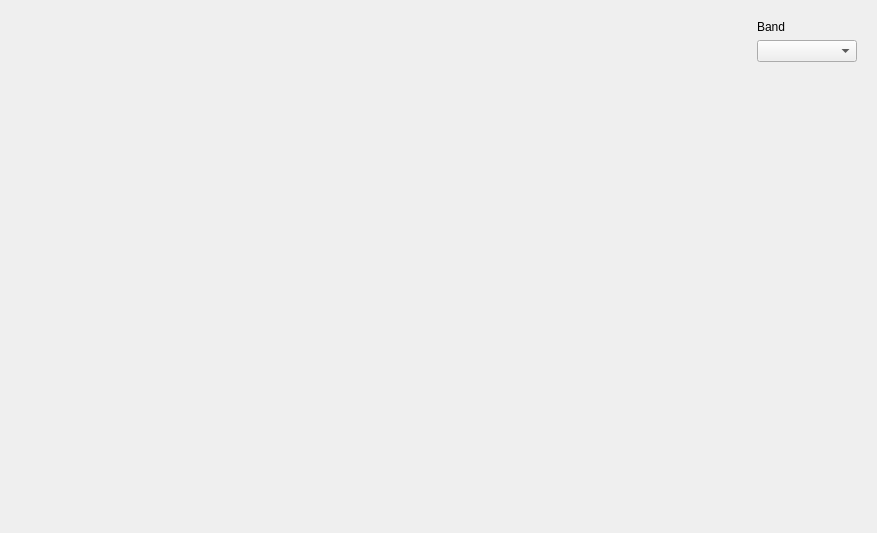
<?xml version="1.0" encoding="UTF-8"?>
<ui version="4.0">
 <class>Form</class>
 <widget class="QWidget" name="Form">
  <property name="geometry">
   <rect>
    <x>0</x>
    <y>0</y>
    <width>877</width>
    <height>533</height>
   </rect>
  </property>
  <property name="windowTitle">
   <string>Form</string>
  </property>
  <layout class="QHBoxLayout" name="horizontalLayout">
   <item>
    <widget class="Canvas" name="canvas" native="true"/>
   </item>
   <item>
    <spacer name="horizontalSpacer">
     <property name="orientation">
      <enum>Qt::Horizontal</enum>
     </property>
     <property name="sizeHint" stdset="0">
      <size>
       <width>40</width>
       <height>20</height>
      </size>
     </property>
    </spacer>
   </item>
   <item>
    <widget class="QWidget" name="widget" native="true">
     <property name="sizePolicy">
      <sizepolicy hsizetype="Minimum" vsizetype="Minimum">
       <horstretch>0</horstretch>
       <verstretch>0</verstretch>
      </sizepolicy>
     </property>
     <property name="maximumSize">
      <size>
       <width>300</width>
       <height>16777215</height>
      </size>
     </property>
     <layout class="QVBoxLayout" name="verticalLayout">
      <property name="sizeConstraint">
       <enum>QLayout::SetDefaultConstraint</enum>
      </property>
      <item>
       <widget class="QLabel" name="label">
        <property name="text">
         <string>Band</string>
        </property>
       </widget>
      </item>
      <item>
       <widget class="QComboBox" name="bandCombo">
        <property name="minimumSize">
         <size>
          <width>100</width>
          <height>0</height>
         </size>
        </property>
       </widget>
      </item>
      <item>
       <spacer name="verticalSpacer">
        <property name="orientation">
         <enum>Qt::Vertical</enum>
        </property>
        <property name="sizeHint" stdset="0">
         <size>
          <width>20</width>
          <height>40</height>
         </size>
        </property>
       </spacer>
      </item>
     </layout>
    </widget>
   </item>
  </layout>
 </widget>
 <customwidgets>
  <customwidget>
   <class>Canvas</class>
   <extends>QWidget</extends>
   <header>pcot.ui.canvas</header>
   <container>1</container>
  </customwidget>
 </customwidgets>
 <resources/>
 <connections/>
</ui>
